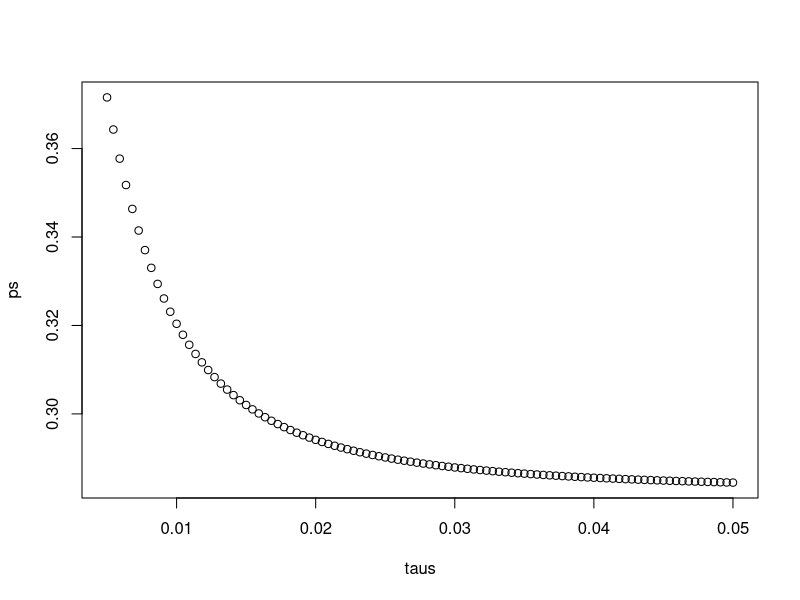

Write R code to recreate this figure.
## ---- chunk 1
#P(1st son) * P(2nd son | 1st son) = 
(1/8500)*(1/100)
## ---- chunk 2
0.5*(1/1000000) / ((1/8500) * (1/100))
## ---- chunk 3
library(tidyverse) 
library(dslabs) 
data(polls_us_election_2016) 
polls <- polls_us_election_2016 |>  
  filter(state == "Florida" & enddate >= "2016-11-04" ) |>  
  mutate(spread = rawpoll_clinton/100 - rawpoll_trump/100) 
## ---- chunk 4
results <- polls |> summarize(avg = mean(spread), SE = sd(spread)/sqrt(length(spread)))
results
## ---- chunk 5
mu <- 0
tau <- 0.01
sigma <- results$SE
Y <- results$avg
B <- sigma^2 / (sigma^2 + tau^2)
posterior_mean <- B * mu + (1 - B) * Y
posterior_mean
## ---- chunk 6
posterior_se <- sqrt(1 / (1/sigma^2 + 1/tau^2))
std_dev <- posterior_se*sqrt(length(polls$spread))
std_dev
## ---- chunk 7
credible_int <- posterior_mean + c(-1.96, 1.96) * std_dev
credible_int
## ---- chunk 8
1 - pnorm(0, posterior_mean, std_dev)
## ---- chunk 9
mu <- 0
taus <- seq(0.005, 0.05, len = 100)
sigma <- results$SE
Y <- results$avg

ps <- sapply(taus, function(tau){
  B <- sigma^2 / (sigma^2 + tau^2)
  pnorm(0, B*mu + (1-B)*Y, sqrt(1 / (1/sigma^2 + 1/tau^2)))
})

plot(taus, ps)
